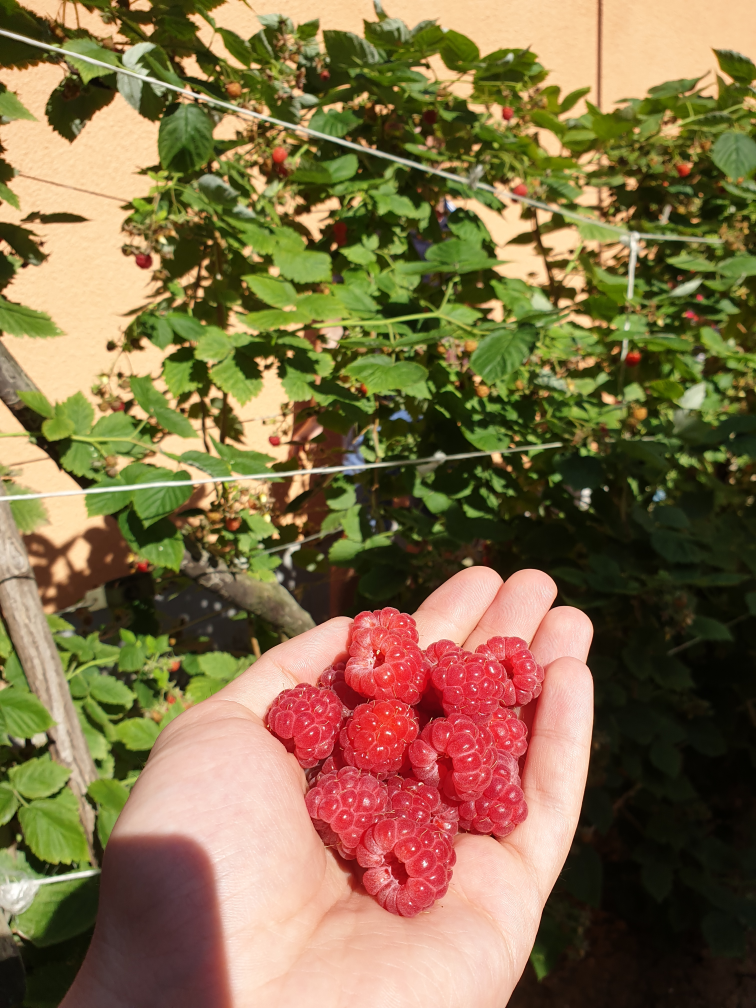
#> input picture 09_image_quantization/image.jpg, 3024 x 4032 px (shown at 1/4 size)
$ python image_quantization.py
#> lines starting #> are read from the running program, lines starting #| are printed output that depends on the picture
from math import sqrt
from random import randint
from typing import List, Tuple

import cv2
import matplotlib.pyplot as plt


def k_means(dataset: List[Tuple], k: int, tries: int) -> Tuple[List[Tuple], int]:
    """
    Executes the k-means algorithm on the given dataset and returns the centroids.
    The dataset is in the form of a list of tuples, where each tuple represents a
    N-dimensional point that is to be clustered.

    Params:
    -------
    dataset: List[Tuple]
        The dataset to be clustered.
    k: int
        The number of clusters.
    tries: int
        The number of times the algorithm will be executed to find the best centroids.

    Returns:
    --------
    List[Tuple]
        The centroids of the clusters.
    int
        The variation of the clusters.
    """
    pass


if __name__ == '__main__':
    image = cv2.imread('image.jpg')
#> image is the input picture: shape (4032, 3024, 3); mean B, G, R 73, 110.7, 130.6
    height, width, _ = image.shape
#> height = 4032; width = 3024
    display_height = 600
    if height > display_height:
        image = cv2.resize(image, (int(width * display_height / height), display_height))
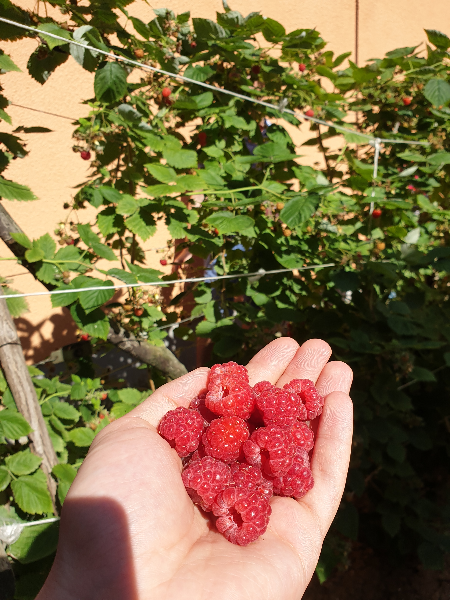
#> image: shape (600, 450, 3); mean B, G, R 72.9, 110.6, 130.5
    dataset_image_height = 50
    if height > dataset_image_height:
        dataset_image = cv2.resize(image, (int(width * dataset_image_height / height), dataset_image_height))
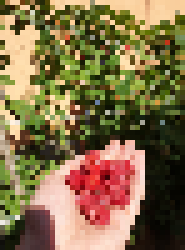
#> dataset_image: shape (50, 37, 3) (shown 5 times larger); mean B, G, R 72.7, 110.5, 130.5

    cv2.imshow('Original Image', image)
    cv2.waitKey(100)

    dataset = []
    for i in range(dataset_image.shape[0]):
        for j in range(dataset_image.shape[1]):
            dataset.append((dataset_image[i, j, 0], dataset_image[i, j, 1], dataset_image[i, j, 2]))
#> after the loop, dataset = 1850 items, first 6: (3, 70, 57), (83, 136, 186), (161, 207, 248), (159, 208, 249), (13, 62, 113), (16, 80, 91)

    min_k = 2
    max_k = 9
    variations = []
    for k in range(min_k, max_k + 1):
#> (the run stopped early here; a loop or call above may not have finished)
